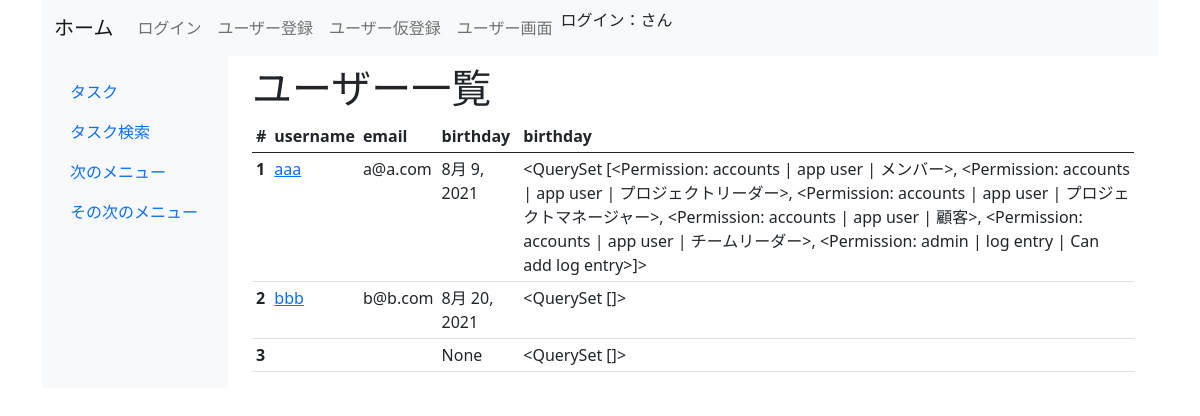
The page /accounts/user_list/ on the database as committed earlier.
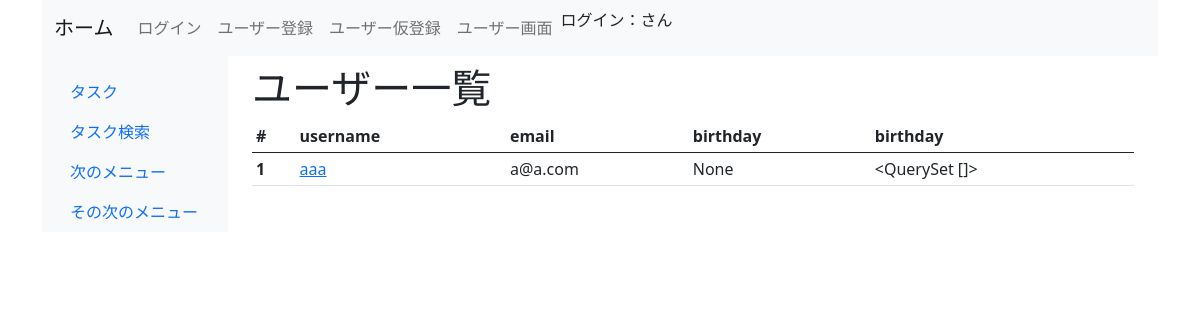
The same page on the database as committed later.
### accounts/models.py (models this page shows)
class AppUser(AbstractBaseUser, PermissionsMixin):
    username = CharField('ユーザー名', max_length=150)
    email = EmailField('メール', max_length=150, unique=True)
    birthday = DateField('誕生日', null=True)
    is_active = BooleanField('有効フラグ', default=True)
    is_staff = BooleanField('', default=False)
    is_superuser = BooleanField('管理者フラグ', default=False)  # TODO 管理画面が見れる、初回のユーザ登録に
    picture = FileField('写真', null=True, upload_to='puture/', blank=True)  # TODO 未使用
    USERNAME_FIELD = 'email'
    REQUIRED_FIELDS = ['username', ]
    objects = UserManager()
    class Meta:
        default_permissions = ()  # Djangoデフォルトの権限を無効
        permissions = [
            ('mb', 'メンバー'),
            ('tl', 'チームリーダー'),
            ('pl', 'プロジェクトリーダー'),
            ('pm', 'プロジェクトマネージャー'),
            ('po', '顧客'),
        ]

### accounts/views.py (the view)
# urls.py: path('user_list/', UserListView.as_view(), name='user_list'),
class UserListView(View, LoginRequiredMixin, PermissionRequiredMixin):
    template_name = os.path.join('auth', 'user_list.html')
    def get(self, request, *args, **kwargs):
        users = AppUser.objects.all()
        for user in users:
            perms = user.user_permissions
            for perm in perms.all():
                print(perm.name)
        return render(request, self.template_name, {'users': users})

### templates/auth/user_list.html
{% extends 'base.html' %}
{% block content %}
<h1>ユーザー一覧</h1>
<table class="table table-hover table-sm">
    <thead>
        <tr>
            <th scope="col">#</th>
            <th scope="col">username</th>
            <th scope="col">email</th>
            <th scope="col">birthday</th>
            <th scope="col">birthday</th>
        </tr>
    </thead>
    <tbody>
        {% for user in users %}
        <tr>
            <th scope="row">{{ forloop.counter }}</th>
            <td><a href="{% url 'accounts:update_user' id=user.id %}">{{user.username}}</a></td>
            <td>{{user.email}}</td>
            <td>{{user.birthday}}</td>
            <td>{{user.user_permissions.all}}</td>
        </tr>
        {% endfor %}
    </tbody>
</table>
{% endblock %}

### templates/base.html (shortened to what this page needs)
<!doctype html>
<html lang="ja">
<head>
  {% load static %}
  <link href="{% static 'css/bootstrap.min.css' %}" rel="stylesheet">
  <link rel="stylesheet" href="https://cdn.jsdelivr.net/npm/bootstrap-icons@1.5.0/font/bootstrap-icons.css">
</head>
<body>
  <div class="container">
    {% include 'header.html' %}
    <div class="container-fluid">
      <div class="row">
        {% include 'sidebar.html' %}
        <main class="col-md-9 ms-sm-auto col-lg-10 px-md-4">
          {% block content %}{% endblock %}
        </main>
      </div>
    </div>
  </div>
</body>
</html>

### templates/header.html (shortened to what this page needs)
<nav class="navbar navbar-expand-lg navbar-light bg-light">
  <div class="container-fluid">
    <a class="navbar-brand" href="{% url 'accounts:home' %}">ホーム</a>
    <div class="collapse navbar-collapse" id="navbarNav">
      <ul class="navbar-nav">
        {% if user.is_authenticated %}
        <li class="nav-item">
          <a class="nav-link active" aria-current="page" href="{% url 'accounts:user_logout' %}">ログアウト</a>
        </li>
        <li class="nav-item">
          <a class="nav-link" href="{% url 'accounts:change_password' %}">パスワード変更</a>
        </li>
        {% else %}
        <li class="nav-item">
          <a class="nav-link" href="{% url 'accounts:user_login' %}">ログイン</a>
        </li>
        <li class="nav-item">
          <a class="nav-link" href="{% url 'accounts:regist' %}">ユーザー登録</a>
        </li>
        <li class="nav-item">
          <a class="nav-link" href="{% url 'accounts:regist2' %}">ユーザー仮登録</a>
        </li>
        {% endif %}
        <li class="nav-item">
          <a class="nav-link" href="{% url 'accounts:user' %}">ユーザー画面</a>
        </li>
        <li class="nav-item">
          ログイン：{{ user.username }}さん
        </li>
      </ul>
    </div>
  </div>
</nav>

### templates/sidebar.html (shortened to what this page needs)
<nav id="sidebarMenu" class="col-md-3 col-lg-2 d-md-block bg-light sidebar collapse">
  <div class="position-sticky pt-3">
    <ul class="nav flex-column">
      <li class="nav-item">
        <a class="nav-link active" aria-current="page" href="{% url 'taskline:task_list' %}">
          タスク
        </a>
      </li>
      <li class="nav-item">
        <a class="nav-link active" aria-current="page" href="{% url 'taskline:task_list_search' %}">
          タスク検索
        </a>
      </li>
      <li class="nav-item">
        <a class="nav-link" href="#">
          次のメニュー
        </a>
      </li>
      <li class="nav-item">
        <a class="nav-link" href="#">
          その次のメニュー
        </a>
      </li>
    </ul>
  </div>
</nav>

Rows that differ between the two databases and show on the page:
removed AppUser: username "bbb", email "b@b.com", birthday "8月 20, 2021", user_permissions.all "<QuerySet []>"
removed AppUser: birthday "None", user_permissions.all "<QuerySet []>"
changed AppUser "aaa": birthday "8月 9, 2021" → "None"; user_permissions.all "<QuerySet [<Permission: accounts | app user | メンバー>, <Permission: accounts | app user | プロジェクトリーダー>, <Permission: accounts | app user | プロジェクトマネージャー>, <Permission: accounts | app user | 顧客>, <Permission: accounts | app user | チームリーダー>, <Permission: admin | log entry | Can add log entry>]>" → "<QuerySet []>"
